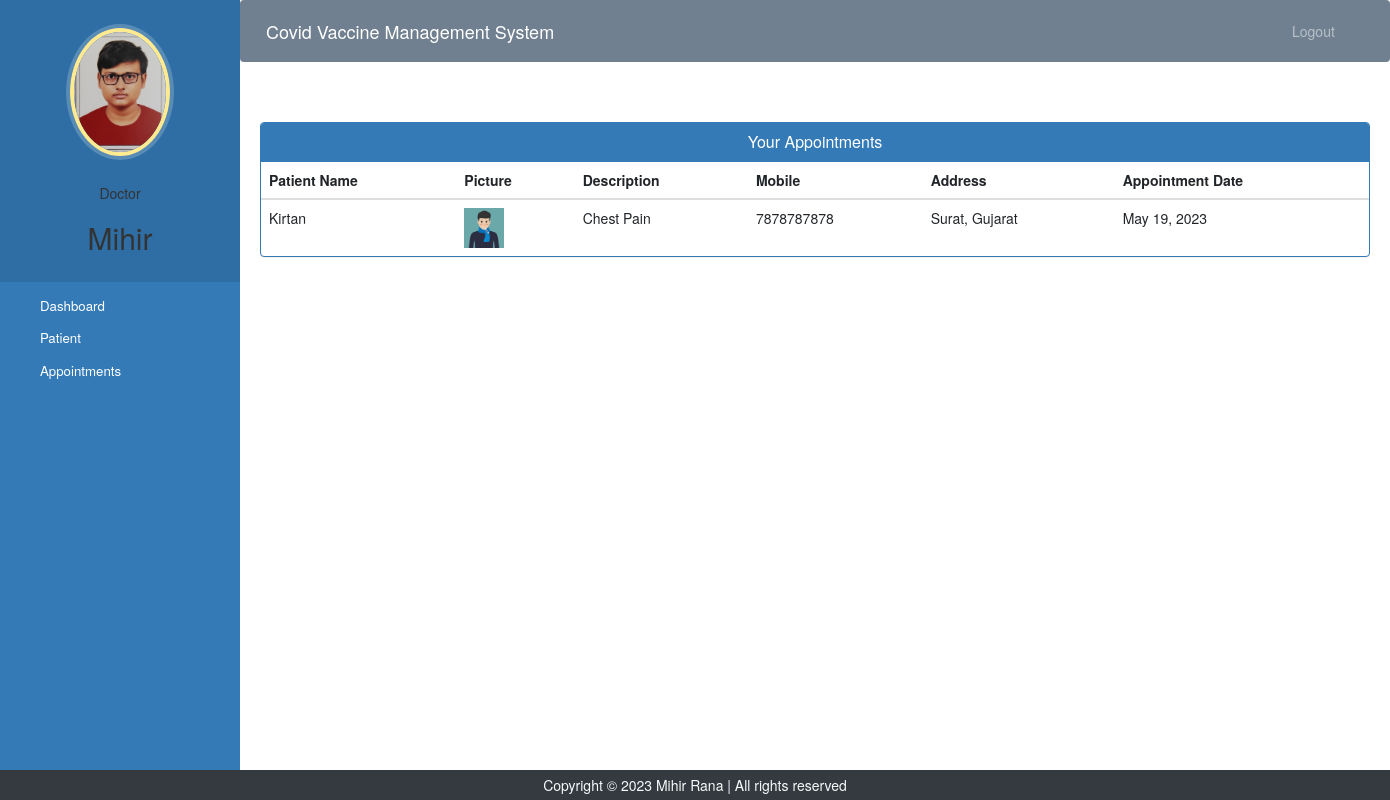
The app's page /doctor-view-appointment (signed in) with its own data.
### covidvaccinemanagement/models.py (models this page shows, shortened)
class Doctor(models.Model):
    user=models.OneToOneField(User,on_delete=models.CASCADE)
    profile_pic= models.ImageField(upload_to='profile_pic/DoctorProfilePic/',null=True,blank=True)
    address = models.CharField(max_length=40)
    mobile = models.CharField(max_length=20,null=True)
    department= models.CharField(max_length=50,choices=departments,default='Cardiologist')
    status=models.BooleanField(default=False)

class Appointment(models.Model):
    patientId=models.PositiveIntegerField(null=True)
    doctorId=models.PositiveIntegerField(null=True)
    patientName=models.CharField(max_length=40,null=True)
    doctorName=models.CharField(max_length=40,null=True)
    appointmentDate=models.DateField(auto_now=True)
    description=models.TextField(max_length=500)
    status=models.BooleanField(default=False)

class Patient(models.Model):
    user=models.OneToOneField(User,on_delete=models.CASCADE)
    profile_pic= models.ImageField(upload_to='profile_pic/PatientProfilePic/',null=True,blank=True)
    address = models.CharField(max_length=40)
    mobile = models.CharField(max_length=20,null=False)
    symptoms = models.CharField(max_length=100,null=False)
    assignedDoctorId = models.PositiveIntegerField(null=True)
    admitDate=models.DateField(auto_now=True)
    description=models.TextField(max_length=500)
    status=models.BooleanField(default=False)

### covidvaccinemanagement/views.py (the view)
# urls.py: path('doctor-view-appointment', views.doctor_view_appointment_view,name='doctor-view-appointment'),
@login_required(login_url='doctorlogin')
@user_passes_test(is_doctor)
def doctor_view_appointment_view(request):
    doctor=Doctor.objects.get(user_id=request.user.id) #for profile picture of doctor in sidebar
    appointments=Appointment.objects.all().filter(status=True,doctorId=request.user.id)
    patientid=[]
    for a in appointments:
        patientid.append(a.patientId)
    patients=Patient.objects.all().filter(status=True,user_id__in=patientid)
    appointments=zip(appointments,patients)
    return render(request,'doctor_view_appointment.html',{'appointments':appointments,'doctor':doctor})

### covidvaccinemanagement/views.py (called while the page is built)
def is_doctor(user):
    return user.groups.filter(name='DOCTOR').exists()

### templates/doctor_view_appointment.html (shortened to what this page needs)
{% extends 'doctor_base.html' %}
{% block content %}
{%load static%}
<head>
  <link href="//netdna.bootstrapcdn.com/bootstrap/3.0.0/css/bootstrap.min.css" rel="stylesheet" id="bootstrap-css">
</head>
<div class="container">
  <div class="panel panel-primary">
    <div class="panel-heading">
      <h6 class="panel-title">Your Appointments</h6>
    </div>
    <table class="table table-hover" id="dev-table">
      <thead>
        <tr>
          <th>Patient Name</th>
          <th>Picture</th>
          <th>Description</th>
          <th>Mobile</th>
          <th>Address</th>
          <th>Appointment Date</th>
        </tr>
      </thead>
      {% for a,p in appointments %}
      <tr>
        <td>{{a.patientName}}</td>
        <td> <img src="{% static p.profile_pic.url %}" alt="Profile Pic" height="40px" width="40px" /></td>
        <td>{{a.description}}</td>
        <td>{{p.mobile}}</td>
        <td>{{p.address}}</td>
        <td>{{a.appointmentDate}}</td>
      </tr>
      {% endfor %}
    </table>
  </div>
</div>
{% endblock content %}

### templates/doctor_base.html (shortened to what this page needs)
<!DOCTYPE html>
{% load static %}
<html lang="en">
<head>
  <link rel="stylesheet" href="https://stackpath.bootstrapcdn.com/bootstrap/4.3.1/css/bootstrap.min.css">
  <link rel="stylesheet" href="https://maxcdn.bootstrapcdn.com/font-awesome/4.7.0/css/font-awesome.min.css">
</head>
<body>
  <nav class="menu" tabindex="0">
    <header class="avatar">
      <img src="{% static doctor.profile_pic.url %}" alt="Profile Pic" />
      <br><br>
      <h5>Doctor</h5>
      <h2 >{{request.user.first_name}}</h2>
    </header>
    <ul>
      <li tabindex="0" class="icon-dashboard"> <a style="color:white; text-decoration:none;" href="/doctor-dashboard"><span>Dashboard</span></a> </li>
      <li tabindex="0" class="icon-users"> <a style="color:white; text-decoration:none;" href="/doctor-patient"><span>Patient</span></a></li>
      <li tabindex="0" class="icon-calendar"> <a style="color:white; text-decoration:none;" href="/doctor-appointment"><span>Appointments</span></a></li>
    </ul>
  </nav>
  <main>
    <div class="bs-example">
      <nav class="navbar navbar-expand-md  navbar-dark fixed-top" style="background:#708090;">
        <a href="/doctor-dashboard" class="navbar-brand">Covid Vaccine Management System</a>
        <div class="collapse navbar-collapse justify-content-between" id="navbarCollapse">
          <div class="navbar-nav" style=" margin-left: 90%;">
            <a href="/logout" class="nav-item nav-link">Logout</a>
          </div>
        </div>
      </nav>
    </div>
    <br><br>
    {% block content %}
    {% endblock content %}
    <br><br><br><br>
    <br>
    <br>
<div class="container">
  <div class="row">
    <div class="col-md-12 col-sm-12">
      <div style="color:#ffffff;" class="wow fadeInUp footer-copyright">
        <footer class="text-center text-light bg-dark postion-fixed fixed-bottom py-2"> Copyright &copy; 2023 Mihir Rana | All rights reserved </footer>
       </div>
    </div>
  </div>
</div>
</main>
</body>
</html>

### templates/doctor_view_appointment.html (style rules this page uses)
a:link { text-decoration: none; }
h6 { text-align: center; }
.row { margin: 100px; }

### records on screen
Doctor: profile_pic (picture)
Appointment: patientName "Kirtan", profile_pic (picture), description "Chest Pain", mobile "7878787878", address "Surat, Gujarat", appointmentDate "May 19, 2023"

### other values on screen
{{ request.user.first_name }} "Mihir"
